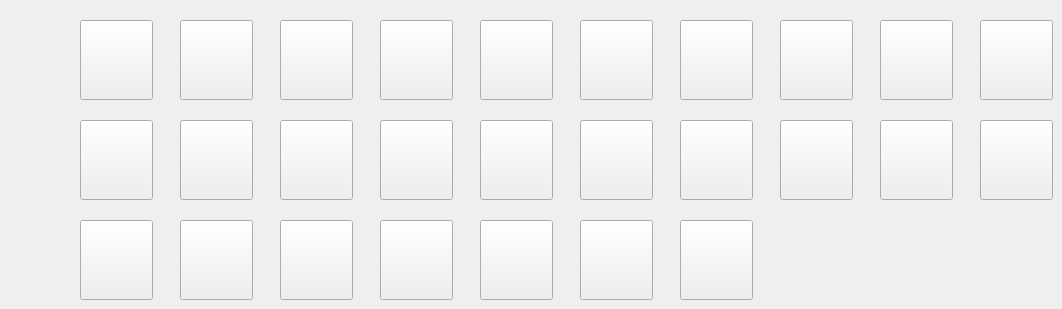
      <widget class="QWidget" name="tab_10">
       <property name="autoFillBackground">
        <bool>true</bool>
       </property>
       <attribute name="title">
        <string>Berserker</string>
       </attribute>
       <widget class="QPushButton" name="servant_cal_051">
        <property name="geometry">
         <rect>
          <x>80</x>
          <y>20</y>
          <width>73</width>
          <height>80</height>
         </rect>
        </property>
        <property name="text">
         <string notr="true"/>
        </property>
        <property name="icon">
         <iconset resource="resource.qrc">
          <normaloff>:/resource/head/051.jpg</normaloff>:/resource/head/051.jpg</iconset>
        </property>
        <property name="iconSize">
         <size>
          <width>80</width>
          <height>80</height>
         </size>
        </property>
        <property name="autoRepeat">
         <bool>false</bool>
        </property>
       </widget>
       <widget class="QPushButton" name="servant_cal_114">
        <property name="geometry">
         <rect>
          <x>480</x>
          <y>20</y>
          <width>73</width>
          <height>80</height>
         </rect>
        </property>
        <property name="text">
         <string notr="true"/>
        </property>
        <property name="icon">
         <iconset resource="resource.qrc">
          <normaloff>:/resource/head/114.jpg</normaloff>:/resource/head/114.jpg</iconset>
        </property>
        <property name="iconSize">
         <size>
          <width>80</width>
          <height>80</height>
         </size>
        </property>
        <property name="autoRepeat">
         <bool>false</bool>
        </property>
       </widget>
       <widget class="QPushButton" name="servant_cal_058">
        <property name="geometry">
         <rect>
          <x>80</x>
          <y>120</y>
          <width>73</width>
          <height>80</height>
         </rect>
        </property>
        <property name="text">
         <string notr="true"/>
        </property>
        <property name="icon">
         <iconset resource="resource.qrc">
          <normaloff>:/resource/head/058.jpg</normaloff>:/resource/head/058.jpg</iconset>
        </property>
        <property name="iconSize">
         <size>
          <width>80</width>
          <height>80</height>
         </size>
        </property>
        <property name="autoRepeat">
         <bool>false</bool>
        </property>
       </widget>
       <widget class="QPushButton" name="servant_cal_047">
        <property name="geometry">
         <rect>
          <x>880</x>
          <y>20</y>
          <width>73</width>
          <height>80</height>
         </rect>
        </property>
        <property name="text">
         <string notr="true"/>
        </property>
        <property name="icon">
         <iconset resource="resource.qrc">
          <normaloff>:/resource/head/047.jpg</normaloff>:/resource/head/047.jpg</iconset>
        </property>
        <property name="iconSize">
         <size>
          <width>80</width>
          <height>80</height>
         </size>
        </property>
        <property name="autoRepeat">
         <bool>false</bool>
        </property>
       </widget>
       <widget class="QPushButton" name="servant_cal_055">
        <property name="geometry">
         <rect>
          <x>80</x>
          <y>220</y>
          <width>73</width>
          <height>80</height>
         </rect>
        </property>
        <property name="text">
         <string notr="true"/>
        </property>
        <property name="icon">
         <iconset resource="resource.qrc">
          <normaloff>:/resource/head/055.jpg</normaloff>:/resource/head/055.jpg</iconset>
        </property>
        <property name="iconSize">
         <size>
          <width>80</width>
          <height>80</height>
         </size>
        </property>
        <property name="autoRepeat">
         <bool>false</bool>
        </property>
       </widget>
       <widget class="QPushButton" name="servant_cal_089">
        <property name="geometry">
         <rect>
          <x>280</x>
          <y>120</y>
          <width>73</width>
          <height>80</height>
         </rect>
        </property>
        <property name="text">
         <string notr="true"/>
        </property>
        <property name="icon">
         <iconset resource="resource.qrc">
          <normaloff>:/resource/head/089.jpg</normaloff>:/resource/head/089.jpg</iconset>
        </property>
        <property name="iconSize">
         <size>
          <width>80</width>
          <height>80</height>
         </size>
        </property>
        <property name="autoRepeat">
         <bool>false</bool>
        </property>
       </widget>
       <widget class="QPushButton" name="servant_cal_226">
        <property name="geometry">
         <rect>
          <x>780</x>
          <y>20</y>
          <width>73</width>
          <height>80</height>
         </rect>
        </property>
        <property name="text">
         <string notr="true"/>
        </property>
        <property name="icon">
         <iconset resource="resource.qrc">
          <normaloff>:/resource/head/226.jpg</normaloff>:/resource/head/226.jpg</iconset>
        </property>
        <property name="iconSize">
         <size>
          <width>80</width>
          <height>80</height>
         </size>
        </property>
        <property name="autoRepeat">
         <bool>false</bool>
        </property>
       </widget>
       <widget class="QPushButton" name="servant_cal_116">
        <property name="geometry">
         <rect>
          <x>380</x>
          <y>120</y>
          <width>73</width>
          <height>80</height>
         </rect>
        </property>
        <property name="text">
         <string notr="true"/>
        </property>
        <property name="icon">
         <iconset resource="resource.qrc">
          <normaloff>:/resource/head/116.jpg</normaloff>:/resource/head/116.jpg</iconset>
        </property>
        <property name="iconSize">
         <size>
          <width>80</width>
          <height>80</height>
         </size>
        </property>
        <property name="autoRepeat">
         <bool>false</bool>
        </property>
       </widget>
       <widget class="QPushButton" name="servant_cal_178">
        <property name="geometry">
         <rect>
          <x>680</x>
          <y>120</y>
          <width>73</width>
          <height>80</height>
         </rect>
        </property>
        <property name="text">
         <string notr="true"/>
        </property>
        <property name="icon">
         <iconset resource="resource.qrc">
          <normaloff>:/resource/head/178.jpg</normaloff>:/resource/head/178.jpg</iconset>
        </property>
        <property name="iconSize">
         <size>
          <width>80</width>
          <height>80</height>
         </size>
        </property>
        <property name="autoRepeat">
         <bool>false</bool>
        </property>
       </widget>
       <widget class="QPushButton" name="servant_cal_097">
        <property name="geometry">
         <rect>
          <x>280</x>
          <y>20</y>
          <width>73</width>
          <height>80</height>
         </rect>
        </property>
        <property name="text">
         <string notr="true"/>
        </property>
        <property name="icon">
         <iconset resource="resource.qrc">
          <normaloff>:/resource/head/097.jpg</normaloff>:/resource/head/097.jpg</iconset>
        </property>
        <property name="iconSize">
         <size>
          <width>80</width>
          <height>80</height>
         </size>
        </property>
        <property name="autoRepeat">
         <bool>false</bool>
        </property>
       </widget>
       <widget class="QPushButton" name="servant_cal_049">
        <property name="geometry">
         <rect>
          <x>980</x>
          <y>120</y>
          <width>73</width>
          <height>80</height>
         </rect>
        </property>
        <property name="text">
         <string notr="true"/>
        </property>
        <property name="icon">
         <iconset resource="resource.qrc">
          <normaloff>:/resource/head/049.jpg</normaloff>:/resource/head/049.jpg</iconset>
        </property>
        <property name="iconSize">
         <size>
          <width>80</width>
          <height>80</height>
         </size>
        </property>
        <property name="autoRepeat">
         <bool>false</bool>
        </property>
       </widget>
       <widget class="QPushButton" name="servant_cal_082">
        <property name="geometry">
         <rect>
          <x>180</x>
          <y>120</y>
          <width>73</width>
          <height>80</height>
         </rect>
        </property>
        <property name="text">
         <string notr="true"/>
        </property>
        <property name="icon">
         <iconset resource="resource.qrc">
          <normaloff>:/resource/head/082.jpg</normaloff>:/resource/head/082.jpg</iconset>
        </property>
        <property name="iconSize">
         <size>
          <width>80</width>
          <height>80</height>
         </size>
        </property>
        <property name="autoRepeat">
         <bool>false</bool>
        </property>
       </widget>
       <widget class="QPushButton" name="servant_cal_057">
        <property name="geometry">
         <rect>
          <x>380</x>
          <y>220</y>
          <width>73</width>
          <height>80</height>
         </rect>
        </property>
        <property name="text">
         <string notr="true"/>
        </property>
        <property name="icon">
         <iconset resource="resource.qrc">
          <normaloff>:/resource/head/057.jpg</normaloff>:/resource/head/057.jpg</iconset>
        </property>
        <property name="iconSize">
         <size>
          <width>80</width>
          <height>80</height>
         </size>
        </property>
        <property name="autoRepeat">
         <bool>false</bool>
        </property>
       </widget>
       <widget class="QPushButton" name="servant_cal_162">
        <property name="geometry">
         <rect>
          <x>480</x>
          <y>120</y>
          <width>73</width>
          <height>80</height>
         </rect>
        </property>
        <property name="text">
         <string notr="true"/>
        </property>
        <property name="icon">
         <iconset resource="resource.qrc">
          <normaloff>:/resource/head/162.jpg</normaloff>:/resource/head/162.jpg</iconset>
        </property>
        <property name="iconSize">
         <size>
          <width>80</width>
          <height>80</height>
         </size>
        </property>
        <property name="autoRepeat">
         <bool>false</bool>
        </property>
       </widget>
       <widget class="QPushButton" name="servant_cal_202">
        <property name="geometry">
         <rect>
          <x>780</x>
          <y>120</y>
          <width>73</width>
          <height>80</height>
         </rect>
        </property>
        <property name="text">
         <string notr="true"/>
        </property>
        <property name="icon">
         <iconset resource="resource.qrc">
          <normaloff>:/resource/head/202.jpg</normaloff>:/resource/head/202.jpg</iconset>
        </property>
        <property name="iconSize">
         <size>
          <width>80</width>
          <height>80</height>
         </size>
        </property>
        <property name="autoRepeat">
         <bool>false</bool>
        </property>
       </widget>
       <widget class="QPushButton" name="servant_cal_048">
        <property name="geometry">
         <rect>
          <x>980</x>
          <y>20</y>
          <width>73</width>
          <height>80</height>
         </rect>
        </property>
        <property name="text">
         <string notr="true"/>
        </property>
        <property name="icon">
         <iconset resource="resource.qrc">
          <normaloff>:/resource/head/048.jpg</normaloff>:/resource/head/048.jpg</iconset>
        </property>
        <property name="iconSize">
         <size>
          <width>80</width>
          <height>80</height>
         </size>
        </property>
        <property name="autoRepeat">
         <bool>false</bool>
        </property>
       </widget>
       <widget class="QPushButton" name="servant_cal_098">
        <property name="geometry">
         <rect>
          <x>380</x>
          <y>20</y>
          <width>73</width>
          <height>80</height>
         </rect>
        </property>
        <property name="text">
         <string notr="true"/>
        </property>
        <property name="icon">
         <iconset resource="resource.qrc">
          <normaloff>:/resource/head/098.jpg</normaloff>:/resource/head/098.jpg</iconset>
        </property>
        <property name="iconSize">
         <size>
          <width>80</width>
          <height>80</height>
         </size>
        </property>
        <property name="autoRepeat">
         <bool>false</bool>
        </property>
       </widget>
       <widget class="QPushButton" name="servant_cal_155">
        <property name="geometry">
         <rect>
          <x>580</x>
          <y>20</y>
          <width>73</width>
          <height>80</height>
         </rect>
        </property>
        <property name="text">
         <string notr="true"/>
        </property>
        <property name="icon">
         <iconset resource="resource.qrc">
          <normaloff>:/resource/head/155.jpg</normaloff>:/resource/head/155.jpg</iconset>
        </property>
        <property name="iconSize">
         <size>
          <width>80</width>
          <height>80</height>
         </size>
        </property>
        <property name="autoRepeat">
         <bool>false</bool>
        </property>
       </widget>
       <widget class="QPushButton" name="servant_cal_053">
        <property name="geometry">
         <rect>
          <x>580</x>
          <y>220</y>
          <width>73</width>
          <height>80</height>
         </rect>
        </property>
        <property name="text">
         <string notr="true"/>
        </property>
        <property name="icon">
         <iconset resource="resource.qrc">
          <normaloff>:/resource/head/053.jpg</normaloff>:/resource/head/053.jpg</iconset>
        </property>
        <property name="iconSize">
         <size>
          <width>80</width>
          <height>80</height>
         </size>
        </property>
        <property name="autoRepeat">
         <bool>false</bool>
        </property>
       </widget>
       <widget class="QPushButton" name="servant_cal_056">
        <property name="geometry">
         <rect>
          <x>180</x>
          <y>220</y>
          <width>73</width>
          <height>80</height>
         </rect>
        </property>
        <property name="text">
         <string notr="true"/>
        </property>
        <property name="icon">
         <iconset resource="resource.qrc">
          <normaloff>:/resource/head/056.jpg</normaloff>:/resource/head/056.jpg</iconset>
        </property>
        <property name="iconSize">
         <size>
          <width>80</width>
          <height>80</height>
         </size>
        </property>
        <property name="autoRepeat">
         <bool>false</bool>
        </property>
       </widget>
       <widget class="QPushButton" name="servant_cal_052">
        <property name="geometry">
         <rect>
          <x>180</x>
          <y>20</y>
          <width>73</width>
          <height>80</height>
         </rect>
        </property>
        <property name="text">
         <string notr="true"/>
        </property>
        <property name="icon">
         <iconset resource="resource.qrc">
          <normaloff>:/resource/head/052.jpg</normaloff>:/resource/head/052.jpg</iconset>
        </property>
        <property name="iconSize">
         <size>
          <width>80</width>
          <height>80</height>
         </size>
        </property>
        <property name="autoRepeat">
         <bool>false</bool>
        </property>
       </widget>
       <widget class="QPushButton" name="servant_cal_050">
        <property name="geometry">
         <rect>
          <x>480</x>
          <y>220</y>
          <width>73</width>
          <height>80</height>
         </rect>
        </property>
        <property name="text">
         <string notr="true"/>
        </property>
        <property name="icon">
         <iconset resource="resource.qrc">
          <normaloff>:/resource/head/050.jpg</normaloff>:/resource/head/050.jpg</iconset>
        </property>
        <property name="iconSize">
         <size>
          <width>80</width>
          <height>80</height>
         </size>
        </property>
        <property name="autoRepeat">
         <bool>false</bool>
        </property>
       </widget>
       <widget class="QPushButton" name="servant_cal_174">
        <property name="geometry">
         <rect>
          <x>680</x>
          <y>220</y>
          <width>73</width>
          <height>80</height>
         </rect>
        </property>
        <property name="text">
         <string notr="true"/>
        </property>
        <property name="icon">
         <iconset resource="resource.qrc">
          <normaloff>:/resource/head/174.jpg</normaloff>:/resource/head/174.jpg</iconset>
        </property>
        <property name="iconSize">
         <size>
          <width>80</width>
          <height>80</height>
         </size>
        </property>
        <property name="autoRepeat">
         <bool>false</bool>
        </property>
       </widget>
       <widget class="QPushButton" name="servant_cal_171">
        <property name="geometry">
         <rect>
          <x>580</x>
          <y>120</y>
          <width>73</width>
          <height>80</height>
         </rect>
        </property>
        <property name="text">
         <string notr="true"/>
        </property>
        <property name="icon">
         <iconset resource="resource.qrc">
          <normaloff>:/resource/head/171.jpg</normaloff>:/resource/head/171.jpg</iconset>
        </property>
        <property name="iconSize">
         <size>
          <width>80</width>
          <height>80</height>
         </size>
        </property>
        <property name="autoRepeat">
         <bool>false</bool>
        </property>
       </widget>
       <widget class="QPushButton" name="servant_cal_219">
        <property name="geometry">
         <rect>
          <x>880</x>
          <y>120</y>
          <width>73</width>
          <height>80</height>
         </rect>
        </property>
        <property name="text">
         <string notr="true"/>
        </property>
        <property name="icon">
         <iconset resource="resource.qrc">
          <normaloff>:/resource/head/219.jpg</normaloff>:/resource/head/219.jpg</iconset>
        </property>
        <property name="iconSize">
         <size>
          <width>80</width>
          <height>80</height>
         </size>
        </property>
        <property name="autoRepeat">
         <bool>false</bool>
        </property>
       </widget>
       <widget class="QPushButton" name="servant_cal_054">
        <property name="geometry">
         <rect>
          <x>280</x>
          <y>220</y>
          <width>73</width>
          <height>80</height>
         </rect>
        </property>
        <property name="text">
         <string notr="true"/>
        </property>
        <property name="icon">
         <iconset resource="resource.qrc">
          <normaloff>:/resource/head/054.jpg</normaloff>:/resource/head/054.jpg</iconset>
        </property>
        <property name="iconSize">
         <size>
          <width>80</width>
          <height>80</height>
         </size>
        </property>
        <property name="autoRepeat">
         <bool>false</bool>
        </property>
       </widget>
       <widget class="QPushButton" name="servant_cal_161">
        <property name="geometry">
         <rect>
          <x>680</x>
          <y>20</y>
          <width>73</width>
          <height>80</height>
         </rect>
        </property>
        <property name="text">
         <string notr="true"/>
        </property>
        <property name="icon">
         <iconset resource="resource.qrc">
          <normaloff>:/resource/head/161.jpg</normaloff>:/resource/head/161.jpg</iconset>
        </property>
        <property name="iconSize">
         <size>
          <width>80</width>
          <height>80</height>
         </size>
        </property>
        <property name="autoRepeat">
         <bool>false</bool>
        </property>
       </widget>
      </widget>
